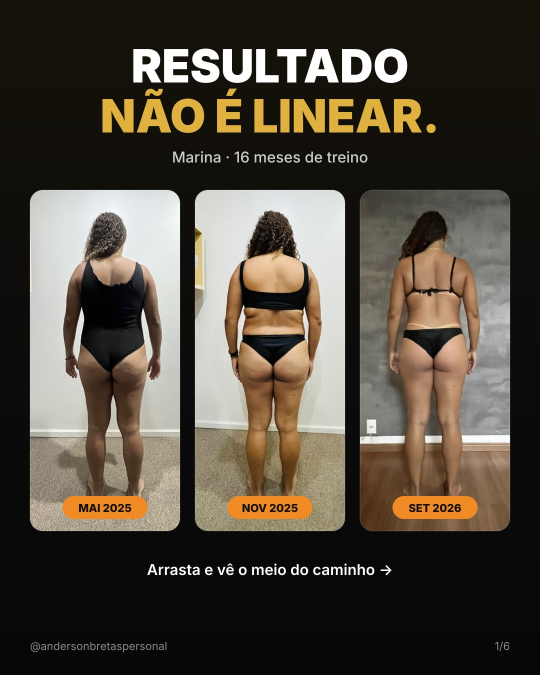
#> input picture instagram/carrossel-marina/1-capa.jpg, 1080 x 1350 px, given in place of 2025-05_costas.jpg, which was not available (shown at 1/2 size)
$ python gerar.py
#> lines starting #> are read from the running program, lines starting #| are printed output that depends on the picture
"""Gera o carrossel de resultado da Marina Leal (6 slides 1080x1350).

Uso: python3 gerar.py /caminho/para/fotos-por-data
"""
import pathlib
import subprocess
import sys

from PIL import Image

FOTOS = pathlib.Path(sys.argv[1] if len(sys.argv) > 1 else "/home/claude/marina/por-data")
OUT = pathlib.Path(__file__).resolve().parent
TMP = OUT / "_tmp"
TMP.mkdir(exist_ok=True)
LOGO = OUT.parent.parent / "landing/img/logo.png"

GOLD = "#e0b13f"
ORANGE = "#f08a24"
HANDLE = "@andersonbretaspersonal"

# Medidas do corpo em cada foto, na escala de 800 px de altura: (topo da cabeça, pés, centro x)
CORPO = {
    "2025-05_costas": (200, 695, 275),
    "2025-11_costas": (182, 745, 280),
    "2026-09_costas": (210, 635, 220),
}


def recorte(nome, aspecto=0.44, folga=1.16):
    """Recorta a foto deixando o corpo do mesmo tamanho em todas as datas."""
    im = Image.open(FOTOS / f"{nome}.jpg")
    k = im.height / 800
    topo, pes, cx = (v * k for v in CORPO[nome])
    h = (pes - topo) * folga
    w = h * aspecto
    cy = (topo + pes) / 2 + (pes - topo) * 0.01
    box = [cx - w / 2, cy - h / 2, cx + w / 2, cy + h / 2]
    out = im.crop(tuple(int(v) for v in box)).resize((500, int(500 / aspecto)), Image.LANCZOS)
    p = TMP / f"{nome}.jpg"
    out.save(p, quality=93)
    return p


def recorte_livre(nome, box, larg=700):
    im = Image.open(FOTOS / f"{nome}.jpg")
    out = im.crop(box)
    out = out.resize((larg, int(larg * out.height / out.width)), Image.LANCZOS)
    p = TMP / f"{nome}.jpg"
    out.save(p, quality=93)
    return p, out.width / out.height


def base(n, corpo):
    return f'''<svg xmlns="http://www.w3.org/2000/svg" xmlns:xlink="http://www.w3.org/1999/xlink" width="1080" height="1350">
<defs>
  <linearGradient id="bg" x1="0" y1="0" x2="0" y2="1">
    <stop offset="0" stop-color="#16120a"/><stop offset=".55" stop-color="#0b0b0b"/><stop offset="1" stop-color="#070707"/></linearGradient>
</defs>
<rect width="1080" height="1350" fill="url(#bg)"/>
{corpo}
<text x="60" y="1300" font-family="Inter" font-size="22" fill="#8a8a8a">{HANDLE}</text>
<text x="1020" y="1300" text-anchor="end" font-family="Inter" font-size="22" fill="#8a8a8a">{n}/6</text>
</svg>'''


_clip = [0]


def card(img, x, y, w, h, rotulo=None, cor=ORANGE):
    _clip[0] += 1
    c = f"c{_clip[0]}"
    s = (f'<clipPath id="{c}"><rect x="{x}" y="{y}" width="{w}" height="{h}" rx="26"/></clipPath>'
         f'<image x="{x}" y="{y}" width="{w}" height="{h}" preserveAspectRatio="xMidYMid slice" '
         f'clip-path="url(#{c})" xlink:href="{img}"/>'
         f'<rect x="{x}" y="{y}" width="{w}" height="{h}" rx="26" fill="none" stroke="#ffffff" stroke-opacity=".12" stroke-width="2"/>')
    if rotulo:
        pw = 170
        s += (f'<rect x="{x + w / 2 - pw / 2}" y="{y + h - 70}" width="{pw}" height="46" rx="23" fill="{cor}"/>'
              f'<text x="{x + w / 2}" y="{y + h - 38}" text-anchor="middle" font-family="Inter" font-weight="800" '
              f'font-size="22" fill="#111">{rotulo}</text>')
    return s


def t(x, y, txt, size, cor="#fff", peso=800, anchor="start", fam="Inter"):
    return (f'<text x="{x}" y="{y}" text-anchor="{anchor}" font-family="{fam}" font-weight="{peso}" '
            f'font-size="{size}" fill="{cor}">{txt}</text>')


def salvar(nome, svg):
    p = TMP / f"{nome}.svg"
    p.write_text(svg, encoding="utf-8")
    subprocess.run(["rsvg-convert", "-o", str(TMP / f"{nome}.png"), str(p)], check=True)
    Image.open(TMP / f"{nome}.png").convert("RGB").save(OUT / f"{nome}.jpg", quality=94)


def main():
    c_mai = recorte("2025-05_costas")
#> in recorte, im is the input picture: PIL image 1080x1350 RGB; mean R, G, B 80.7, 73, 61.9
#> in recorte, `out = im.crop(tuple(int(v) for v in box)).resize((500, int(500 / aspec..`:
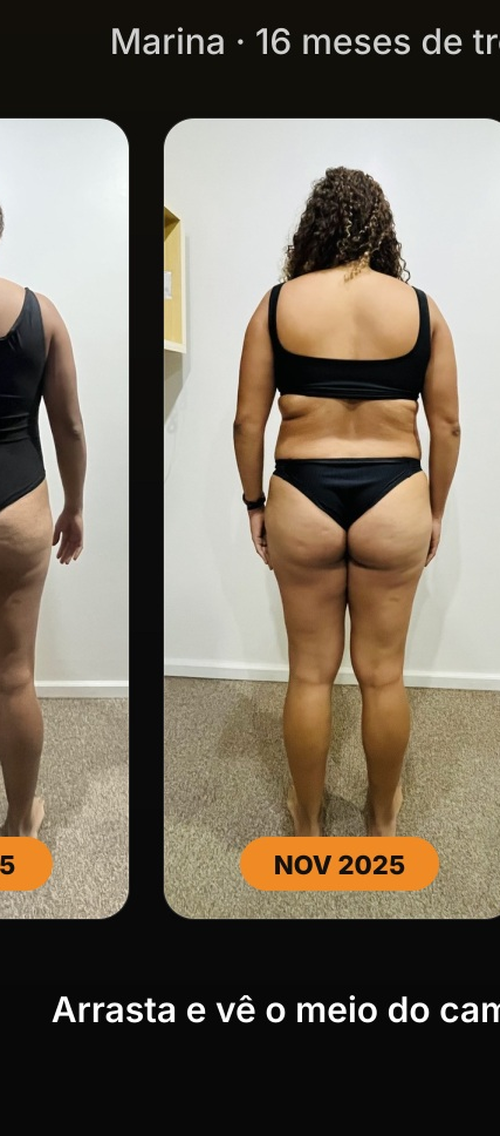
#> out: PIL image 500x1136 RGB; mean R, G, B 118.2, 108.9, 95.5
    c_nov = recorte("2025-11_costas")
#> call 2 of recorte, with nome = '2025-11_costas', aspecto = 0.44, folga = 1.16
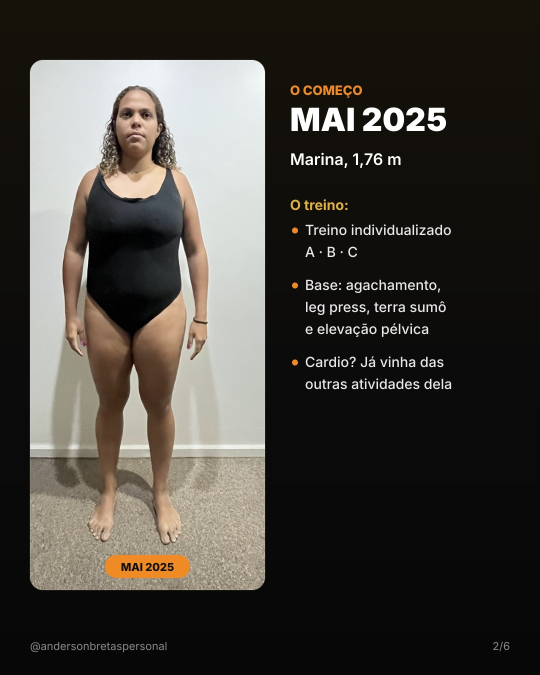
#> input picture instagram/carrossel-marina/2-comeco.jpg, 1080 x 1350 px, given in place of 2025-11_costas.jpg, which was not available (shown at 1/2 size)
#> in recorte, im is the input picture: PIL image 1080x1350 RGB; mean R, G, B 69.1, 65.7, 60.1
#> in recorte (call 2), `out = im.crop(tuple(int(v) for v in box)).resize((500, int(500 / aspec..`:
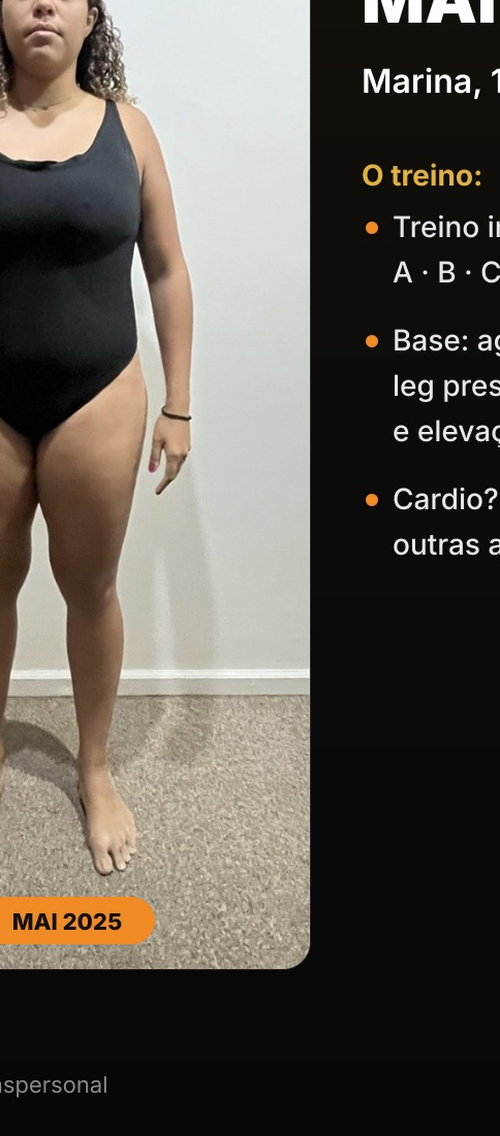
#> out: PIL image 500x1136 RGB; mean R, G, B 95, 89.8, 82
    c_set = recorte("2026-09_costas")
#> call 3 of recorte, with nome = '2026-09_costas', aspecto = 0.44, folga = 1.16
#> in recorte (call 3), `out = im.crop(tuple(int(v) for v in box)).resize((500, int(500 / aspec..`:
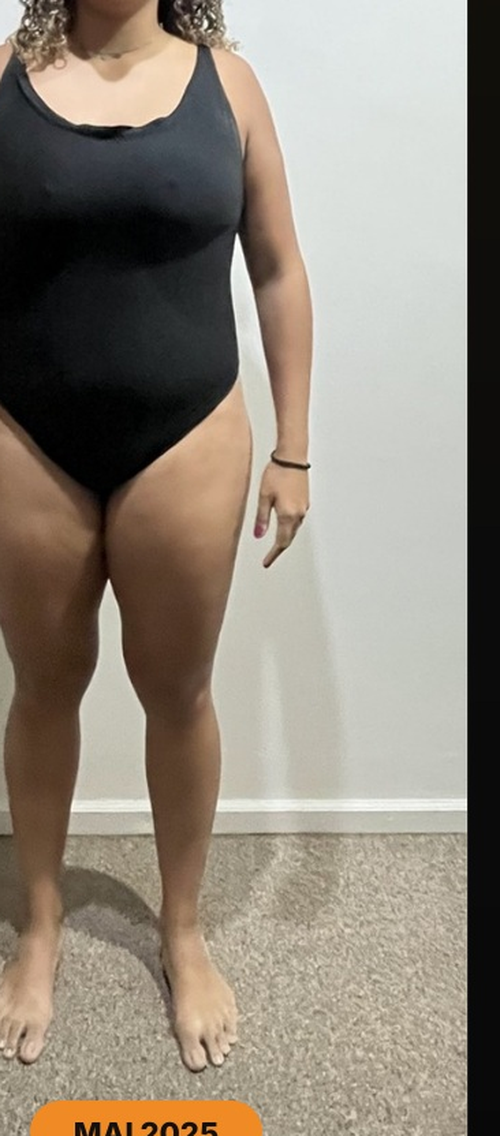
#> out: PIL image 500x1136 RGB; mean R, G, B 143, 133.9, 121.6
    frente, _ = recorte_livre("2025-05_frente", (330, 330, 870, 1460), 600)
    casual, ar = recorte_livre("2026-09_antes-depois-casual", (0, 0, 900, 1330), 800)

    # 1. Capa
    s = (t(540, 165, "RESULTADO", 92, anchor="middle", peso=900)
         + t(540, 265, "NÃO É LINEAR.", 92, GOLD, anchor="middle", peso=900)
         + t(540, 325, "Marina · 16 meses de treino", 30, "#cfcfcf", 500, "middle"))
    w, h, y = 300, 682, 380
    for i, (img, r) in enumerate([(c_mai, "MAI 2025"), (c_nov, "NOV 2025"), (c_set, "SET 2026")]):
        s += card(img, 60 + i * (w + 30), y, w, h, r)
    s += t(540, 1150, "Arrasta e vê o meio do caminho →", 30, "#ffffff", 600, "middle")
    salvar("1-capa", base(1, s))

    # 2. O começo
    s = (card(frente, 60, 120, 470, 1060, "MAI 2025")
         + t(580, 190, "O COMEÇO", 26, ORANGE, 800)
         + t(580, 262, "MAI 2025", 64, peso=900)
         + t(580, 330, "Marina, 1,76 m", 32, "#ffffff", 600)
         + t(580, 420, "O treino:", 28, GOLD, 700))
    itens = ["Treino individualizado", "A · B · C", "Base: agachamento,", "leg press, terra sumô", "e elevação pélvica",
             "Cardio? Já vinha das", "outras atividades dela"]
    yy = 470
    for i, it in enumerate(itens):
        bullet = i in (0, 2, 5)
        if bullet:
            s += f'<circle cx="590" cy="{yy - 9}" r="6" fill="{ORANGE}"/>'
        s += t(610, yy, it, 28, "#e8e8e8", 500)
        yy += 44 if i not in (1, 4) else 66
    salvar("2-comeco", base(2, s))

    # 3. Nov 2025: parece que piorou?
    s = (t(60, 130, "6 MESES DEPOIS", 26, ORANGE, 800)
         + t(60, 205, "PARECE QUE PIOROU?", 64, peso=900))
    s += card(c_mai, 110, 260, 410, 860, "MAI 2025") + card(c_nov, 560, 260, 410, 860, "NOV 2025")
    s += (t(540, 1180, "Roupa, luz e fase do corpo mudam a foto.", 30, "#e8e8e8", 500, "middle")
          + t(540, 1228, "É aqui que a maioria desiste.", 32, GOLD, 800, "middle"))
    salvar("3-nov-2025", base(3, s))

    # 4. Set 2026: ela continuou
    s = (t(60, 130, "MAIS 10 MESES", 26, ORANGE, 800)
         + t(60, 205, "ELA CONTINUOU.", 64, peso=900))
    s += card(c_nov, 110, 260, 410, 860, "NOV 2025") + card(c_set, 560, 260, 410, 860, "SET 2026", GOLD)
    s += (t(540, 1180, "Mesmo método: carga subindo ciclo a ciclo,", 30, "#e8e8e8", 500, "middle")
          + t(540, 1228, "de 15 até 8 repetições a cada 10 semanas.", 30, GOLD, 700, "middle"))
    salvar("4-set-2026", base(4, s))

    # 5. Os números
    s = (t(60, 130, "AVALIAÇÃO MAI 2025 → SET 2026", 26, ORANGE, 800)
         + t(60, 205, "OS NÚMEROS", 64, peso=900))
    ch = 860
    cw = int(ch * ar)
    s += card(casual, 60, 260, cw, ch)
    for lx, lab in ((60 + cw * 0.25, "ANTES"), (60 + cw * 0.75, "DEPOIS")):
        s += (f'<rect x="{lx - 70}" y="{260 + ch - 70}" width="140" height="46" rx="23" fill="{ORANGE}"/>'
              + t(lx, 260 + ch - 38, lab, 22, "#111", 800, "middle"))
    x0 = 60 + cw + 40
    dados = [("−7,3 kg", "de peso"), ("−6,6 kg", "de gordura"), ("−10 cm", "de cintura"),
             ("−9,5 cm", "de abdômen"), ("30,9 → 30,3 kg", "músculo mantido")]
    yy = 330
    for v, lab in dados:
        tam = 58 if len(v) < 10 else 40
        s += t(x0, yy, v, tam, GOLD, 900) + t(x0, yy + 42, lab, 28, "#e8e8e8", 500)
        yy += 160
    s += t(540, 1210, "Perdeu gordura sem perder músculo.", 34, "#ffffff", 800, "middle")
    salvar("5-numeros", base(5, s))

    # 6. CTA
    s = (t(540, 260, "O MEIO DO CAMINHO", 70, anchor="middle", peso=900)
         + t(540, 350, "NÃO É O FIM.", 70, GOLD, anchor="middle", peso=900)
         + f'<rect x="490" y="400" width="100" height="6" rx="3" fill="{ORANGE}"/>')
    yy = 500
    for it in ["Treino individualizado", "Reavaliação a cada fase", "Constância acima de pressa"]:
        s += f'<circle cx="352" cy="{yy - 9}" r="7" fill="{ORANGE}"/>' + t(375, yy, it, 34, "#e8e8e8", 500)
        yy += 62
    import shutil
    shutil.copy(LOGO, TMP / "logo.png")
    s += ('<clipPath id="lg"><circle cx="540" cy="790" r="75"/></clipPath>'
          f'<image x="465" y="715" width="150" height="150" clip-path="url(#lg)" xlink:href="{TMP / "logo.png"}"/>')
    s += (t(540, 940, "Comenta EU se você já pensou", 34, "#ffffff", 600, "middle")
          + t(540, 985, "em desistir no meio.", 34, "#ffffff", 600, "middle")
          + t(540, 1090, "Quer o seu? Link na bio.", 44, GOLD, 900, "middle"))
    salvar("6-cta", base(6, s))


if __name__ == "__main__":
#> (the run stopped early here; a loop or call above may not have finished)
